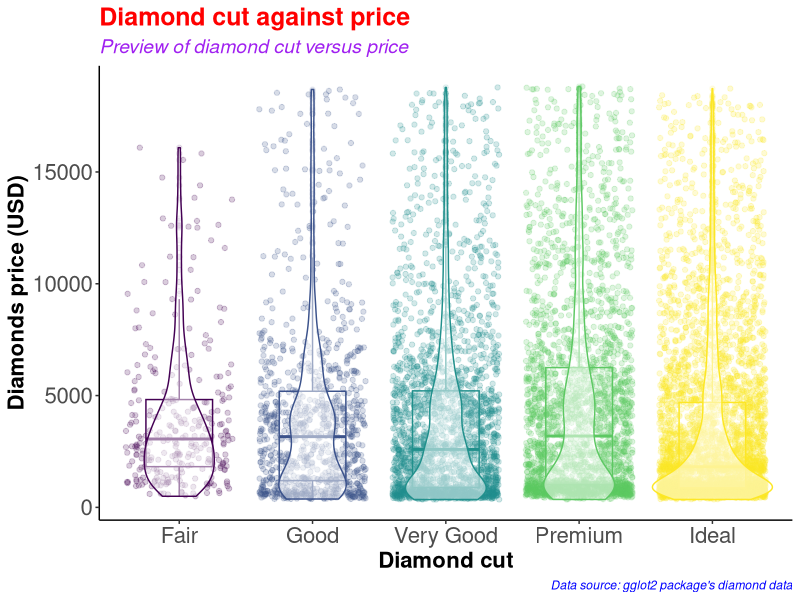
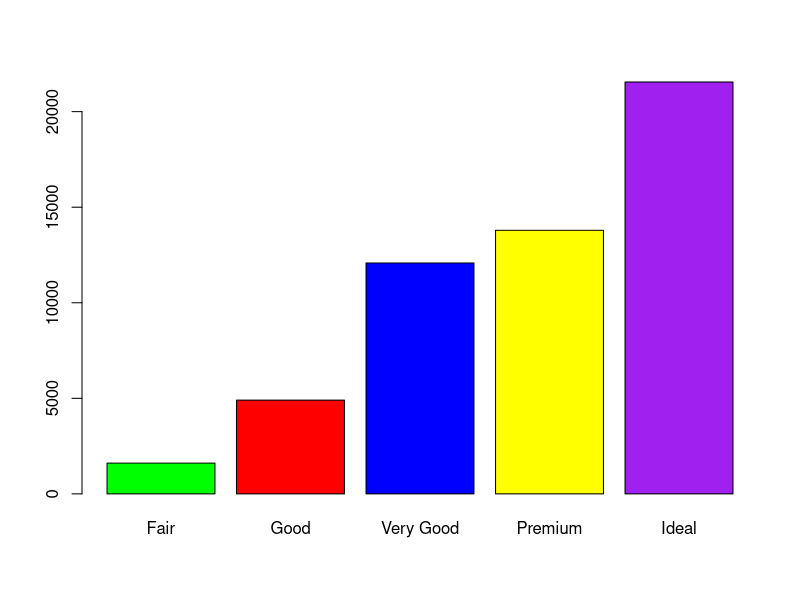
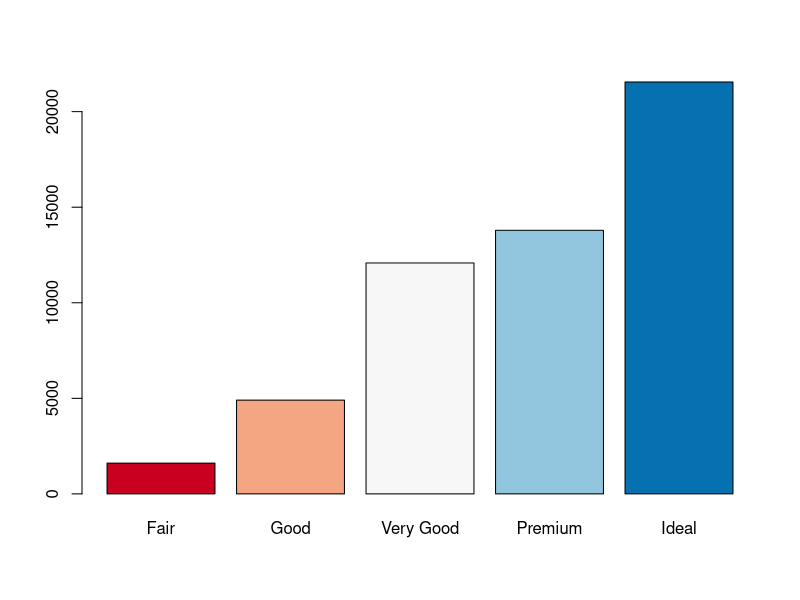
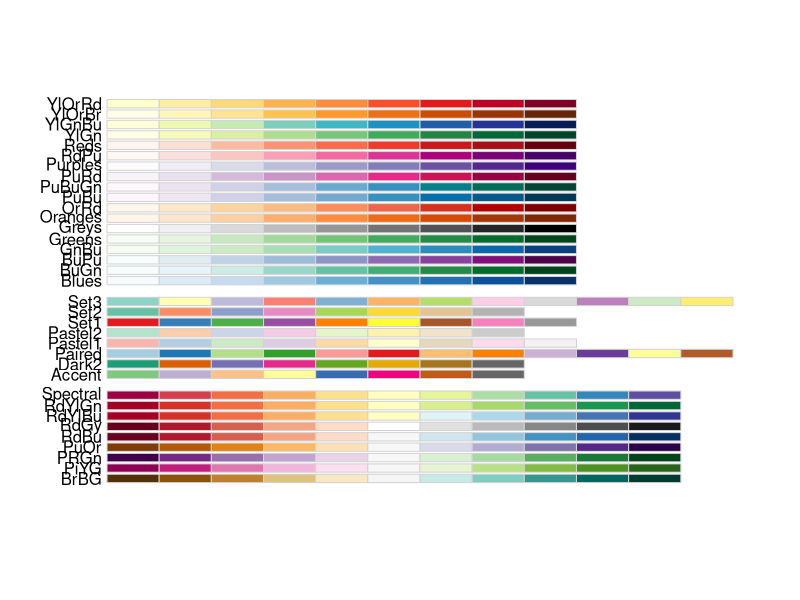
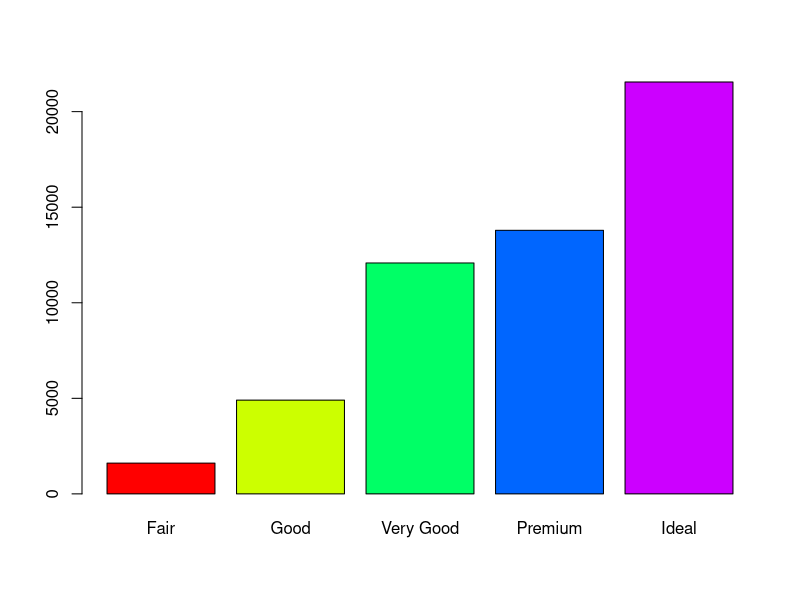
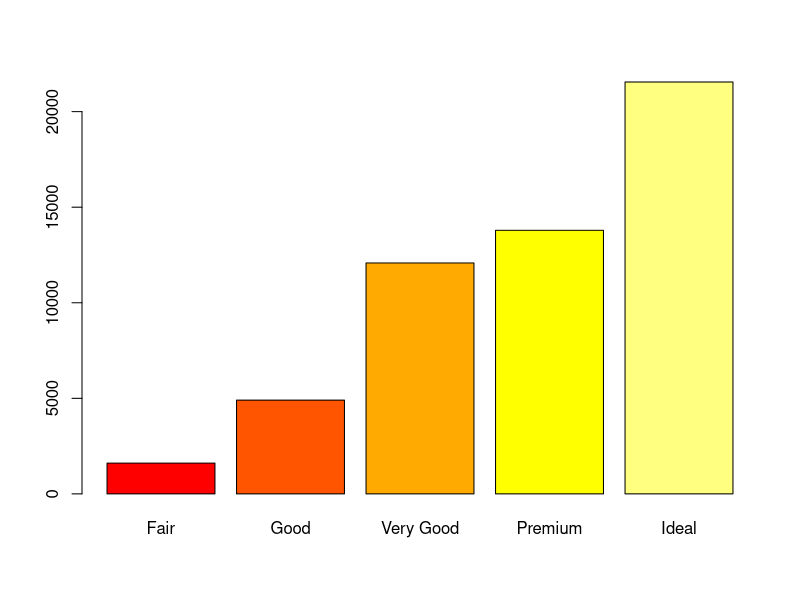
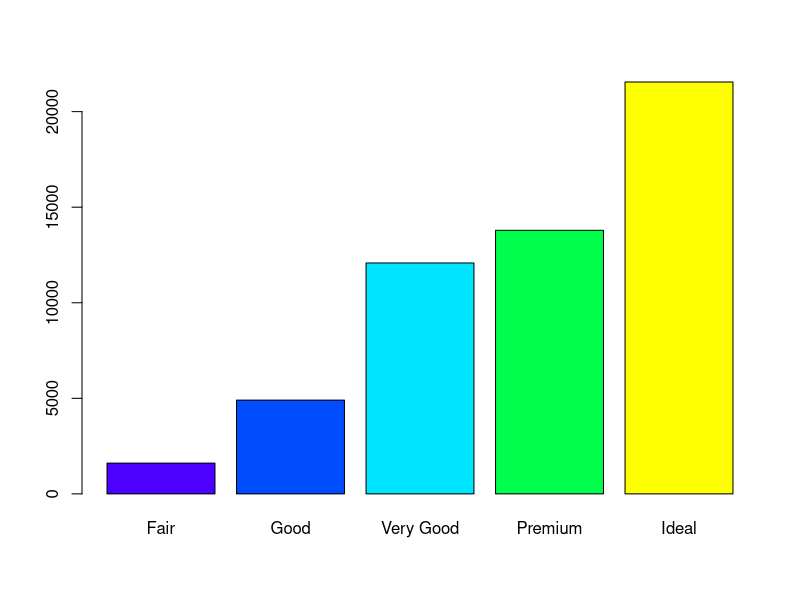
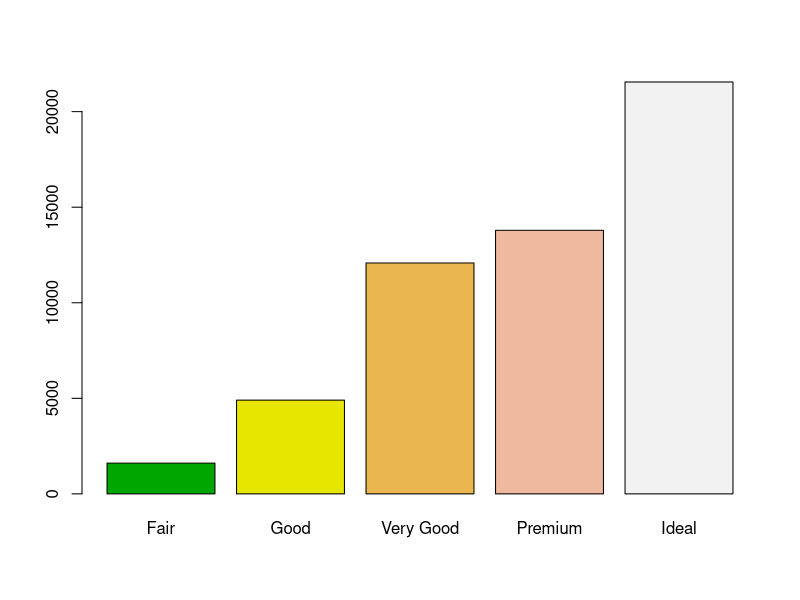

The R script that drew these images, in order:
#########################################
# Name: Wyclife Agumba Oluoch           #   
# E-mail: wyclifeoluoch@gmail.com       #
# GitHub: https://github.com/Wycology   #
# Task: Boxplot and violin plots in one #
# Date: 4th Jan 2021                    #
# Last edited: 1th May 2021            #
#########################################

# Loading the necessary libraries for the project

library(tidyverse) # This is for data wrangling and plotting.
library(RColorBrewer) # This is for generating color pallets for the plots.

diamonds_df <- diamonds # Saving the diamonds data-set to a new object in R.

head(diamonds) # Checking the variables in the data-set for subsequent analyses
nrow(diamonds) # Checking for the number of rows in the data. 53940 observations
ncol(diamonds) # Checking the number of variables in the data-set. 10 variables

diamonds_df %>% # Picking the diamonds data, and then
  slice_sample(n = 0.2*(nrow(diamonds))) %>% # Picking a portion of the data-set
  ggplot(aes(x = cut, y = price, color = cut)) + # Adding the mapping variables
  geom_point(position = "jitter", alpha = 0.2) + # Adding jitter and alpha
  geom_boxplot(alpha = 0.1, width = 0.5) + # Modifying dimensions of the boxplot 
  geom_violin(alpha = 0.5) + # Adding violin plot on top of the box and jitter
  theme_classic() + # Adding my preferred theme for publication.
  theme(legend.position = "none") + # Removing the legend; it is on the x-axis
  labs(x = "Diamond cut", # Labels the x-axis.
       y = "Diamonds price (USD)", # Labeling the y-axis
       title = "Diamond cut against price", # Setting tibble of the plot
       subtitle = "Preview of diamond cut versus price", # Descriptive title beneath TITLE
       caption = "Data source: gglot2 package's diamond data") +
  theme(axis.text = element_text(size=16), # Size of labels on tick-marks
        axis.title = element_text(size=16,face="bold")) + # Size of axis labels
  theme(plot.title = element_text(color = 'red', size = 18, face = 'bold'),
        plot.subtitle = element_text(color = 'purple', size = 14, face = 'italic'),
        plot.caption = element_text(color = 'blue', face = 'italic'))

diamonds %>% # Picking the diamonds data, and then
  filter(cut == 'Very Good') %>% # Picking the very good cut 
  nrow() # counting the number of rows with very good cut

diamonds %>% 
  select(cut) %>% 
  table() %>% 
  barplot(col = c('green', 'red', 'blue', 'yellow', 'purple'))

# Instead of specifying the colors, we can simply use the color brewer panel 

diamonds %>% 
  select(cut) %>% 
  table() %>% 
  barplot(col = brewer.pal(n = 5, name = "RdBu"))
# To display more brewer colors options to use, run the following function:

display.brewer.all()

# Can also use rainbow colors

diamonds %>% 
  select(cut) %>% 
  table() %>% 
  barplot(col = rainbow(5))

# Can also use heat.colors
diamonds %>% 
  select(cut) %>% 
  table() %>% 
  barplot(col = heat.colors(5))

# Can also use topographic colors

diamonds %>% 
  select(cut) %>% 
  table() %>% 
  barplot(col = topo.colors(5))

# Can also use terrain colors for the plot
diamonds %>% 
  select(cut) %>% 
  table() %>% 
  barplot(col = terrain.colors(5))

# Can also use cm.colors
diamonds %>% 
  select(cut) %>% 
  table() %>% 
  barplot(col = cm.colors(5)) 

# That is awesome. Good for the day.
